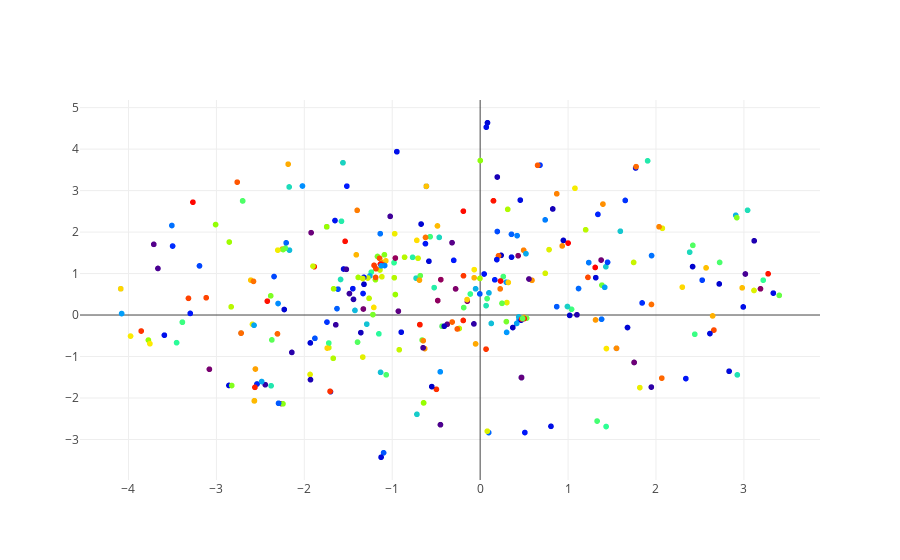

The cell this chart's notebook holds for it:
### Code cell
embedding = sm.TSNE(metric="precomputed", n_iter=4000, learning_rate=150, perplexity=50).fit_transform(similarities)
x_vals = [coord[0] for coord in embedding]
y_vals = [coord[1] for coord in embedding]

groups = [names[name] for name in sims.index]


trace = go.Scattergl(
    x = x_vals,
    y = y_vals,
    hoverinfo = "text",
    marker = dict(
        color = groups,
        colorscale='Rainbow'
    ),
    text = sims.index,
    textposition = "bottom center",
    mode = "markers"
)

iplot([trace])

### Figure 1 — Plotly figure (JSON) as saved in the notebook; plotly's stock layout.template omitted (floating-point values rounded to 4 significant figures; data arrays with more than 128 entries replaced by an {"elided": "..."} marker saying what was removed)
{"data": [{"hoverinfo": "text", "marker": {"color": {"elided": "362 int values"}, "colorscale": "Rainbow"}, "mode": "markers", "text": {"elided": "362 str values"}, "textposition": "bottom center", "type": "scattergl", "uid": "479a9f0c-ab96-11e8-982a-5de6815daf75", "x": {"elided": "362 float values"}, "y": {"elided": "362 float values"}}], "layout": {}}
